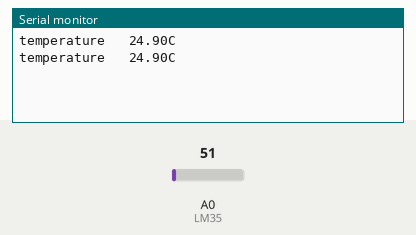
The sketch below on a simulated Arduino Uno, built with avr-gcc and run on an emulated ATmega328P. On the bench: the last lines printed to the serial monitor. The test bench sets the inputs (shaded band); at power-on: A0 (LM35) = 51.

Above: at 1.8 s.
1.9 s: A0 (LM35) set to 61
At 2.4 s:
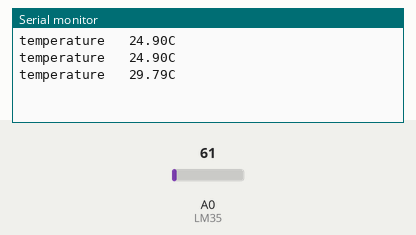
3.4 s: A0 (LM35) set to 71
At 4.8 s:
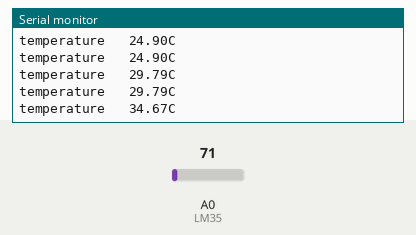
Timing chart, 0 to 6.4 s (numbered marks = the images above; inputs shaded):
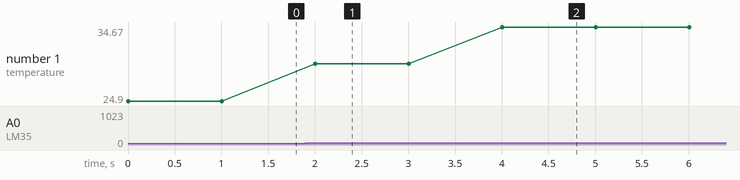

The sketch:

2.5.4-lm35.ino
```cpp
/*
项目：LM35电子温度计
 */

int LM35 = A0;
void setup()
{
  // 初始化串口通信
  Serial.begin(9600);
}

void loop()
{
  // 读取传感器模拟值，并计算出当前温度
  float temp = (5.0 * analogRead(LM35) * 100.0) / 1024;
  // 将温度输出至串口显示
  Serial.print("temperature   ");
  Serial.print(temp);
  Serial.println("C");
  delay(1000);
}
```

Measured:
- after the input at 1.9 s, the serial monitor: prints a new line after 0.10 s (image 1)
- after the input at 3.4 s, the serial monitor: prints a new line after 0.60 s (image 2)
- plotted number 1: 24.9 → 29.79 after the input at 1.9 s, 29.79 → 34.67 after the input at 3.4 s
